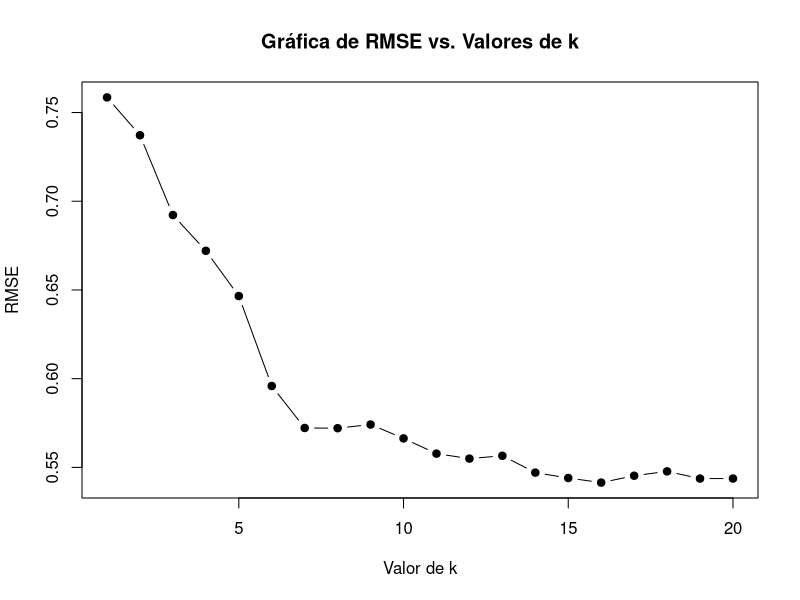
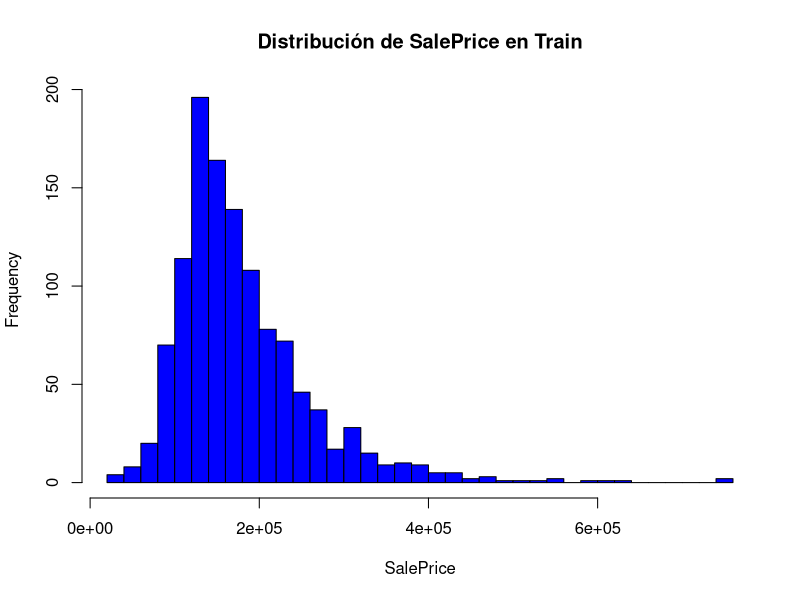
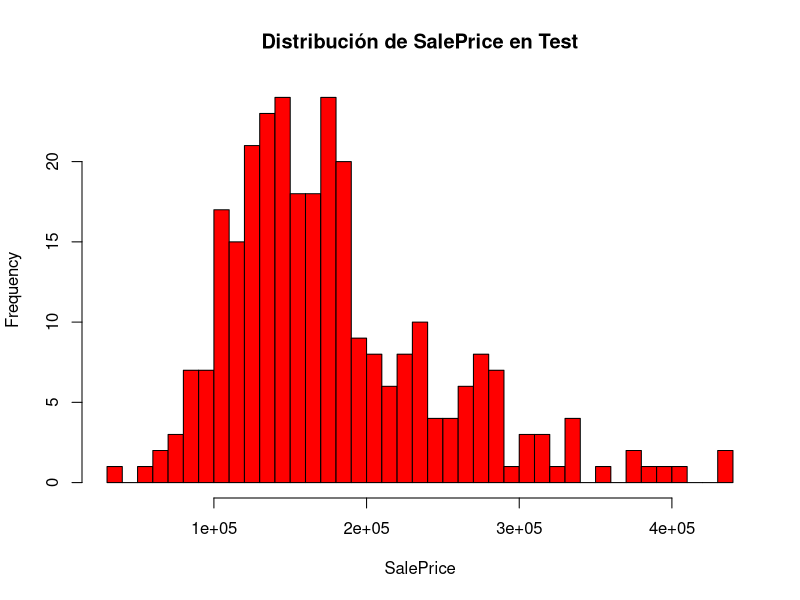

These figures' R source, in order:
## ---- chunk 1
  train_data <- read.csv("train_set.csv", stringsAsFactors = FALSE)
  test_data <- read.csv("test_set.csv", stringsAsFactors = FALSE)
  
  head(train_data)   # Muestra las primeras filas
  str(train_data)    # Muestra la estructura del dataset
  summary(train_data) # Resumen estadístico
## ---- chunk 2
# Cargar librerías necesarias
library(FNN)  # Para la función knn.reg
library(caret)  # Para preprocesamiento
library(Metrics)  # Para métricas de evaluación

# Cargar los datos
house_data <- read.csv("train_set.csv")

# Preprocesamiento: manejo de valores faltantes y normalización
pre_proc <- preProcess(house_data[, c("LotArea", "OverallQual", "GrLivArea", "YearBuilt", "TotRmsAbvGrd", "GarageCars", "SalePrice")], 
                       method = c("center", "scale"))
house_data_normalized <- predict(pre_proc, house_data)

# Dividir los datos en entrenamiento y prueba (80% entrenamiento, 20% prueba)
set.seed(123)  # Para reproducibilidad
train_index <- createDataPartition(house_data_normalized$SalePrice, p = 0.8, list = FALSE)
train_data <- house_data_normalized[train_index, ]
test_data <- house_data_normalized[-train_index, ]

# Preparar los conjuntos de entrenamiento y prueba
X_train <- train_data[, c("LotArea", "OverallQual", "GrLivArea", "YearBuilt", "TotRmsAbvGrd", "GarageCars")]
y_train <- train_data$SalePrice
X_test <- test_data[, c("LotArea", "OverallQual", "GrLivArea", "YearBuilt", "TotRmsAbvGrd", "GarageCars")]
y_test <- test_data$SalePrice

# Entrenamiento del modelo KNN (con k = 5)
knn_model <- knn.reg(train = X_train, test = X_train, y = y_train, k = 5)

# Predicción sobre el conjunto de prueba
knn_predictions <- knn.reg(train = X_train, test = X_test, y = y_train, k = 5)

# Evaluación del modelo
# Calcular RMSE (Root Mean Squared Error)
rmse_value <- rmse(y_test, knn_predictions$pred)
print(paste("RMSE:", rmse_value))

# Calcular R²
r_squared <- 1 - (sum((knn_predictions$pred - y_test)^2) / sum((y_test - mean(y_test))^2))
print(paste("R²:", r_squared))

# Probar diferentes valores de k (ejemplo: de 1 a 20) para encontrar el mejor k
errors <- c()
for (k in 1:20) {
  knn_model <- knn.reg(train = X_train, test = X_test, y = y_train, k = k)
  errors[k] <- rmse(y_test, knn_model$pred)
}

# Visualizar los errores por cada valor de k
plot(1:20, errors, type = "b", pch = 19, xlab = "Valor de k", ylab = "RMSE")

# Agregar el título a la gráfica
title(main = "Gráfica de RMSE vs. Valores de k")
## ---- chunk 3
# Cargar librerías necesarias
library(FNN)  # Para la función knn.reg
library(caret)  # Para preprocesamiento
library(Metrics)  # Para métricas de evaluación

# Cargar los datos
house_data <- read.csv("train_set.csv")

# Preprocesamiento: manejo de valores faltantes y normalización
pre_proc <- preProcess(house_data[, c("LotArea", "OverallQual", "GrLivArea", "YearBuilt", "TotRmsAbvGrd", "GarageCars", "SalePrice")], 
                       method = c("center", "scale"))
house_data_normalized <- predict(pre_proc, house_data)

# Dividir los datos en entrenamiento y prueba (80% entrenamiento, 20% prueba)
set.seed(123)  # Para reproducibilidad
train_index <- createDataPartition(house_data_normalized$SalePrice, p = 0.8, list = FALSE)
train_data <- house_data_normalized[train_index, ]
test_data <- house_data_normalized[-train_index, ]

# Preparar los conjuntos de entrenamiento y prueba
X_train <- train_data[, c("LotArea", "OverallQual", "GrLivArea", "YearBuilt", "TotRmsAbvGrd", "GarageCars")]
y_train <- train_data$SalePrice
X_test <- test_data[, c("LotArea", "OverallQual", "GrLivArea", "YearBuilt", "TotRmsAbvGrd", "GarageCars")]
y_test <- test_data$SalePrice

# Entrenamiento del modelo KNN (con k = 5)
knn_model <- knn.reg(train = X_train, test = X_train, y = y_train, k = 5)

# Predicción sobre el conjunto de prueba
knn_predictions <- knn.reg(train = X_train, test = X_test, y = y_train, k = 5)

# Calcular RMSE (Root Mean Squared Error)
rmse_value <- rmse(y_test, knn_predictions$pred)
print(paste("RMSE:", rmse_value))

# Calcular R² (Coeficiente de Determinación)
r_squared <- 1 - (sum((knn_predictions$pred - y_test)^2) / sum((y_test - mean(y_test))^2))
print(paste("R²:", r_squared))
## ---- chunk 4
# Cargar librerías necesarias
library(class)
library(caret)
library(tidyverse)
library(randomForest)  # Para comparar con Random Forest

# Cargar los conjuntos de datos
train_data <- read.csv("train_set.csv", stringsAsFactors = FALSE)
test_data <- read.csv("test_set.csv", stringsAsFactors = FALSE)

# Ver los primeros valores de SalePrice en Train y Test
head(train_data$SalePrice)
head(test_data$SalePrice)

# Ver la distribución estadística general de los precios
summary(train_data$SalePrice)
summary(test_data$SalePrice)

# Visualizar la distribución de precios en un histograma
hist(train_data$SalePrice, breaks = 30, main = "Distribución de SalePrice en Train", col = "blue", xlab = "SalePrice")
hist(test_data$SalePrice, breaks = 30, main = "Distribución de SalePrice en Test", col = "red", xlab = "SalePrice")

# Seleccionar variables relevantes
features <- c("GrLivArea", "OverallQual", "TotRmsAbvGrd")

# Manejo de valores nulos imputando la mediana del conjunto de entrenamiento
for (feature in features) {
  train_data[[feature]][is.na(train_data[[feature]])] <- median(train_data[[feature]], na.rm = TRUE)
  test_data[[feature]][is.na(test_data[[feature]])] <- median(train_data[[feature]], na.rm = TRUE)
}

# Crear variable categórica (Barata, Media, Cara)
train_data$PriceCategory <- cut(
  train_data$SalePrice,
  breaks = quantile(train_data$SalePrice, probs = c(0, 1/3, 2/3, 1), na.rm = TRUE),
  labels = c("Barata", "Media", "Cara"),
  include.lowest = TRUE
)

test_data$PriceCategory <- cut(
  test_data$SalePrice,
  breaks = quantile(train_data$SalePrice, probs = c(0, 1/3, 2/3, 1), na.rm = TRUE),
  labels = c("Barata", "Media", "Cara"),
  include.lowest = TRUE
)

# Convertir a factor
train_data$PriceCategory <- as.factor(train_data$PriceCategory)
test_data$PriceCategory <- as.factor(test_data$PriceCategory)

# Normalizar variables
normalize <- function(x) { (x - min(x)) / (max(x) - min(x)) }
for (feature in features) {
  train_data[[feature]] <- normalize(train_data[[feature]])
  test_data[[feature]] <- normalize(test_data[[feature]])
}

# Preparar datos para entrenamiento
X_train <- train_data[, features]
y_train <- train_data$PriceCategory
X_test <- test_data[, features]
y_test <- test_data$PriceCategory

# Fijar k en 5 para KNN
k <- 5

# Entrenar KNN con k=5
knn_model_final <- knn(train = X_train, test = X_test, cl = y_train, k = k)
conf_matrix_knn <- confusionMatrix(knn_model_final, y_test)
print(conf_matrix_knn)

# Comparación con otros modelos
# Árbol de decisión
tree_model <- train(PriceCategory ~ ., data = train_data[, c(features, "PriceCategory")], method = "rpart")
tree_pred <- predict(tree_model, test_data)
conf_matrix_tree <- confusionMatrix(tree_pred, y_test)
print(conf_matrix_tree)

# Random Forest
rf_model <- randomForest(PriceCategory ~ ., data = train_data[, c(features, "PriceCategory")], ntree = 100)
rf_pred <- predict(rf_model, test_data)
conf_matrix_rf <- confusionMatrix(rf_pred, y_test)
print(conf_matrix_rf)

# Comparar Accuracy
accuracy_comparison <- data.frame(
  Modelo = c("KNN (k=5)", "Árbol de Decisión", "Random Forest"),
  Accuracy = c(conf_matrix_knn$overall["Accuracy"],
               conf_matrix_tree$overall["Accuracy"],
               conf_matrix_rf$overall["Accuracy"])
)
print(accuracy_comparison)
## ---- chunk 5
# Cargar librerías necesarias
library(class)
library(caret)
library(tidyverse)

# Cargar los conjuntos de datos de entrenamiento y prueba
train_data <- read.csv("train_set.csv", stringsAsFactors = FALSE)
test_data <- read.csv("test_set.csv", stringsAsFactors = FALSE)

# Seleccionar variables relevantes
features <- c("GrLivArea", "OverallQual", "TotRmsAbvGrd")

# Imputar valores NA con la mediana del conjunto de entrenamiento
for (feature in features) {
  train_data[[feature]][is.na(train_data[[feature]])] <- median(train_data[[feature]], na.rm = TRUE)
  test_data[[feature]][is.na(test_data[[feature]])] <- median(train_data[[feature]], na.rm = TRUE)
}

# Crear variable categórica (Barata, Media, Cara)
train_data$PriceCategory <- cut(
  train_data$SalePrice,
  breaks = quantile(train_data$SalePrice, probs = c(0, 1/3, 2/3, 1), na.rm = TRUE),
  labels = c("Barata", "Media", "Cara"),
  include.lowest = TRUE
)

test_data$PriceCategory <- cut(
  test_data$SalePrice,
  breaks = quantile(train_data$SalePrice, probs = c(0, 1/3, 2/3, 1), na.rm = TRUE),
  labels = c("Barata", "Media", "Cara"),
  include.lowest = TRUE
)

# Convertir a factor
train_data$PriceCategory <- as.factor(train_data$PriceCategory)
test_data$PriceCategory <- as.factor(test_data$PriceCategory)

# Normalizar variables
normalize <- function(x) { (x - min(x)) / (max(x) - min(x)) }
for (feature in features) {
  train_data[[feature]] <- normalize(train_data[[feature]])
  test_data[[feature]] <- normalize(test_data[[feature]])
}

# Preparar datos para entrenamiento
X_train <- train_data[, features]
y_train <- train_data$PriceCategory
X_test <- test_data[, features]
y_test <- test_data$PriceCategory

# Fijar k en 5 para KNN
k <- 5

# Entrenar KNN con k=5
knn_model_final <- knn(train = X_train, test = X_test, cl = y_train, k = k)
conf_matrix_knn <- confusionMatrix(knn_model_final, y_test)
print(conf_matrix_knn)

# Extraer métricas por clase
knn_metrics <- conf_matrix_knn$byClass[, c("Sensitivity", "Specificity", "Precision", "F1")]
knn_metrics_df <- as.data.frame(knn_metrics)
rownames(knn_metrics_df) <- c("Barata", "Media", "Cara")
print(knn_metrics_df)

# Mostrar precisión global
knn_accuracy <- conf_matrix_knn$overall["Accuracy"]
print(paste("Accuracy del modelo KNN con k=5:", knn_accuracy))
## ---- chunk 6
# Cargar librerías necesarias
library(class)
library(caret)
library(tidyverse)

# Cargar los conjuntos de datos de entrenamiento y prueba
train_data <- read.csv("train_set.csv", stringsAsFactors = FALSE)
test_data <- read.csv("test_set.csv", stringsAsFactors = FALSE)

# Seleccionar variables relevantes
features <- c("GrLivArea", "OverallQual", "TotRmsAbvGrd")

# Imputar valores NA con la mediana del conjunto de entrenamiento
for (feature in features) {
  train_data[[feature]][is.na(train_data[[feature]])] <- median(train_data[[feature]], na.rm = TRUE)
  test_data[[feature]][is.na(test_data[[feature]])] <- median(train_data[[feature]], na.rm = TRUE)
}

# Crear variable categórica (Barata, Media, Cara)
train_data$PriceCategory <- cut(
  train_data$SalePrice,
  breaks = quantile(train_data$SalePrice, probs = c(0, 1/3, 2/3, 1), na.rm = TRUE),
  labels = c("Barata", "Media", "Cara"),
  include.lowest = TRUE
)

test_data$PriceCategory <- cut(
  test_data$SalePrice,
  breaks = quantile(train_data$SalePrice, probs = c(0, 1/3, 2/3, 1), na.rm = TRUE),
  labels = c("Barata", "Media", "Cara"),
  include.lowest = TRUE
)

# Convertir a factor
train_data$PriceCategory <- as.factor(train_data$PriceCategory)
test_data$PriceCategory <- as.factor(test_data$PriceCategory)

# Normalizar variables
normalize <- function(x) { (x - min(x)) / (max(x) - min(x)) }
for (feature in features) {
  train_data[[feature]] <- normalize(train_data[[feature]])
  test_data[[feature]] <- normalize(test_data[[feature]])
}

# Preparar datos para entrenamiento
X_train <- train_data[, features]
y_train <- train_data$PriceCategory
X_test <- test_data[, features]
y_test <- test_data$PriceCategory

# Fijar k en 5 para KNN
k <- 5

# Entrenar KNN con k=5
knn_model_final <- knn(train = X_train, test = X_test, cl = y_train, k = k)
conf_matrix_knn <- confusionMatrix(knn_model_final, y_test)
print(conf_matrix_knn)

# Extraer métricas por clase
knn_metrics <- conf_matrix_knn$byClass[, c("Sensitivity", "Specificity", "Precision", "F1")]
knn_metrics_df <- as.data.frame(knn_metrics)
rownames(knn_metrics_df) <- c("Barata", "Media", "Cara")
print(knn_metrics_df)

# Análisis de los errores
error_analysis <- as.data.frame(conf_matrix_knn$table)
colnames(error_analysis) <- c("Referencia", "Predicción", "Frecuencia")
print(error_analysis)

# Identificar los errores más frecuentes
errors_only <- error_analysis[error_analysis$Referencia != error_analysis$Predicción, ]
print(errors_only)

# Mostrar precisión global
knn_accuracy <- conf_matrix_knn$overall["Accuracy"]
print(paste("Accuracy del modelo KNN con k=5:", knn_accuracy))
## ---- chunk 7

## ---- chunk 8

## ---- chunk 9

## ---- chunk 10
